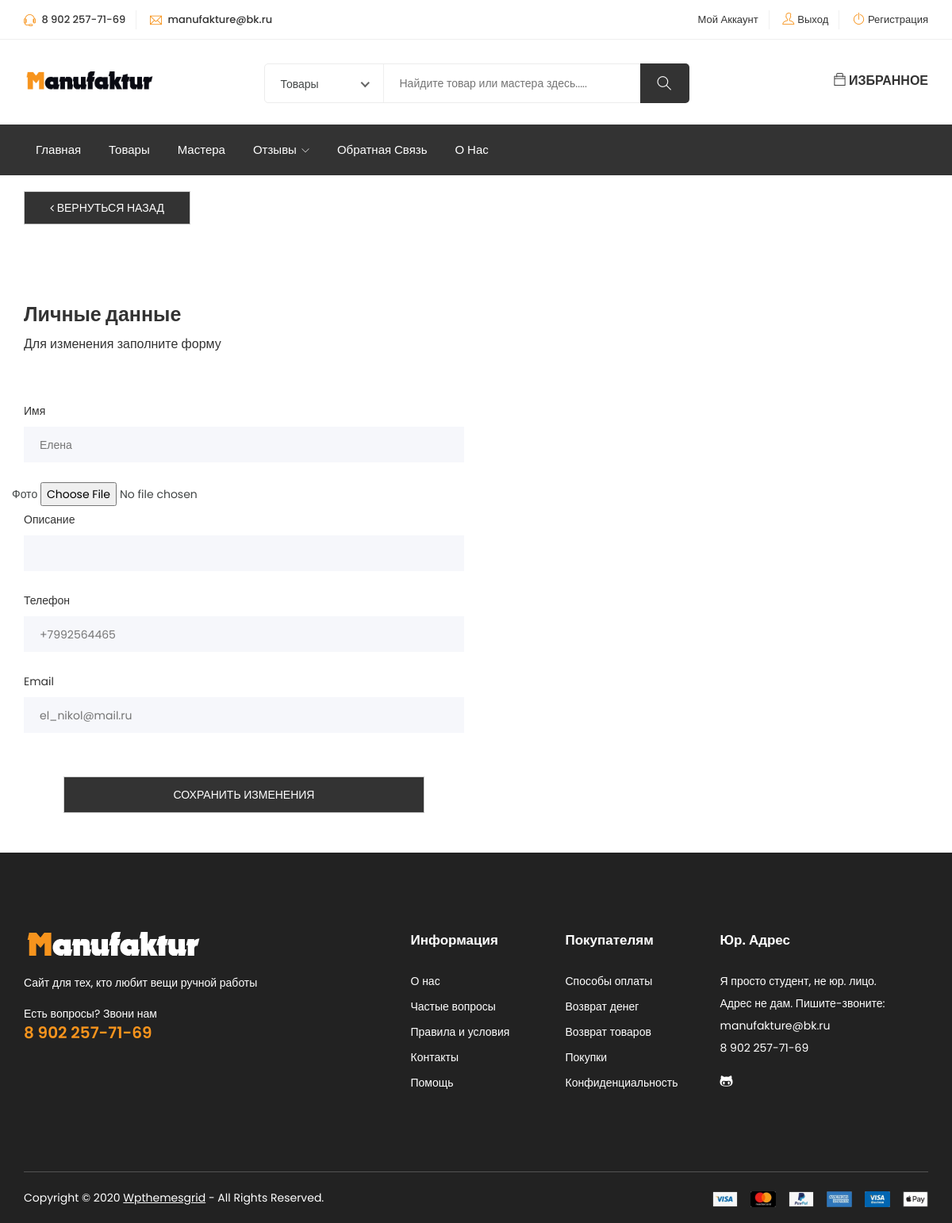
The app's page /change_personal_info/ (signed in), older data.
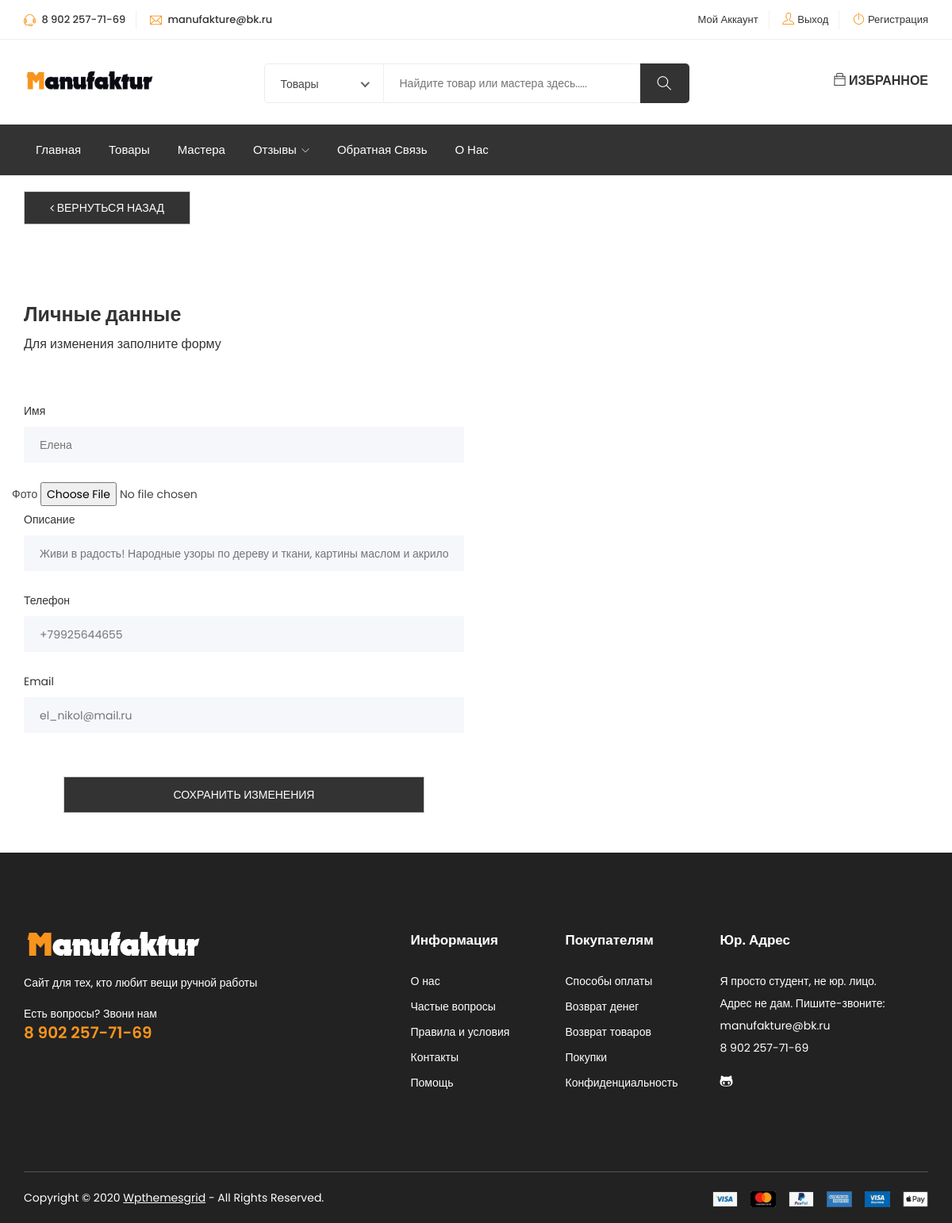
The same page, newer data.
### shop/models.py (models this page shows, shortened)
class Salesman(models.Model):
    user = models.OneToOneField(CustomUser, on_delete=models.CASCADE)
    phone = PhoneNumberField()
    photo = models.ImageField(upload_to="static/salesmans_photo")
    likes = models.ManyToManyField(CustomUser, related_name='likes', blank=True)
    description = models.TextField()
    categories = models.ManyToManyField(Category, related_name='categories', blank=True)
    signup_date = models.DateTimeField(auto_now_add=True)
    moderate = models.BooleanField(default=False)

class CustomUser(AbstractUser):
    def __str__(self):
        return self.username

### registration/views.py (the view, shortened to what this page needs)
# urls.py: path('change_personal_info/', Change().change_salesman_info, name='change_personal_info'),
    def change_salesman_info(self, request):
        self.request = request
        self.salesman = Salesman.objects.get(user=self.request.user)
        self.context['salesman'] = self.salesman
        return render(self.request, 'change_personal_info.html', self.context)

### templates/registration/change_personal_info.html (shortened to what this page needs)
{% extends "index.html" %}
{% load static %}
{% block menu_home_button %}
<li><a href={% url 'home' %}>Главная</a></li>
{% endblock %}
{% block content %}
<section class="shop checkout section">
	<div class="container">
		<div class="row">
			<div class="col-lg-12 col-12">
				<div class="content">
					<div class="button">
						<a href="{% url 'account' %}">
							<button class="btn" type="button">
								<i class="fa fa-angle-left" aria-hidden="true"></i> ВЕРНУТЬСЯ НАЗАД
							</button>
						</a>
					</div>
				</div>
			</div>
		</div>
	</div>
</section>
<section class="shop checkout section">
	<div class="container">
		<div class="row">
			<div class="col-lg-8 col-12">
				<div class="checkout-form">
					<h2>Личные данные</h2>
					<p>Для изменения заполните форму</p>
				</div>
			</div>
			<div class="col-lg-6 col-12">
				<div class="checkout-form">
					<form class="form" enctype="multipart/form-data" method="post" action="#">
						<div class="row">
							<div class="col-lg-12 col-md-12 col-12">
								<div class="form-group">
									<label>Имя</label>
									<input type="text" name="first_name" placeholder="{{ salesman.user.first_name }}">
								</div>
							</div>
                            <div class="content">
								<div class="button">
									<label>Фото</label>
									<input type="file" accept="image/jpeg,image/png" name="photo" placeholder="Выберите фото">
								</div>
							</div>
							<div class="col-lg-12 col-md-12 col-12">
								<div class="form-group">
									<label>Описание</label>
									<input type="text" name="description" placeholder="{{ salesman.description }}">
								</div>
							</div>
                            <div class="col-lg-12 col-md-12 col-12">
                                <div class="form-group">
                                    <label>Телефон</label>
                                    <input type="tel" name="phone" placeholder="{{ salesman.phone }}">
                                </div>
                            </div>
                            <div class="col-lg-12 col-md-12 col-12">
                                <div class="form-group">
                                    <label>Email</label>
                                    <input type="email" name="email" placeholder="{{ salesman.user.email }}">
                                </div>
                            </div>
						</div>
						<div class="col-lg-12 col-md-12 col-12">
							<div class="single-widget get-button">
								<div class="content">
									<div class="button">
										<button class="btn" type="submit">сохранить изменения</button>
									</div>
								</div>
							</div>
						</div>
					</form>
				</div>
			</div>
		</div>
	</div>
</section>
{% endblock %}

### templates/index.html (shortened to what this page needs)
<!DOCTYPE html>
{% load static %}
<html lang="ru">
<head>
	<link rel="stylesheet" href="{% static "css/bootstrap.css" %}">
    <link rel="stylesheet" href="{% static "css/magnific-popup.min.css" %}">
    <link rel="stylesheet" href="{% static "css/font-awesome.css" %}">
	<link rel="stylesheet" href="{% static "css/jquery.fancybox.min.css" %}">
    <link rel="stylesheet" href="{% static "css/themify-icons.css" %}">
    <link rel="stylesheet" href="{% static "css/niceselect.css" %}">
    <link rel="stylesheet" href="{% static "css/animate.css" %}">
    <link rel="stylesheet" href="{% static "css/flex-slider.min.css" %}">
    <link rel="stylesheet" href="{% static "css/owl-carousel.css" %}">
    <link rel="stylesheet" href="{% static "css/slicknav.min.css" %}">
	<link rel="stylesheet" href="{% static "css/reset.css" %}">
	<link rel="stylesheet" href="{% static "style.css" %}">
    <link rel="stylesheet" href="{% static "css/responsive.css" %}">
</head>
<body class="js">
	{% block head %}
	<header class="header shop">
		<div class="topbar">
			<div class="container">
				<div class="row">
					<div class="col-lg-5 col-md-12 col-12">
						<div class="top-left">
							<ul class="list-main">
								<li><i class="ti-headphone-alt"></i> 8 902 257-71-69</li>
								<li><i class="ti-email"></i> manufakture@bk.ru</li>
							</ul>
						</div>
					</div>
					<div class="col-lg-7 col-md-12 col-12">
						<div class="right-content">
							<ul class="list-main">
								{% if user.is_active %}
									{% if user.first_name %}
										<li><a href={% url 'account' %}>Мой Аккаунт</a></li>
									{% endif %}
								<li><i class="ti-user"></i><a href={% url 'logout' %}>Выход</a></li>
								{% else %}
								<li><i class="ti-user"></i><a href={% url 'login' %}>Вход</a></li>
								{% endif %}
								<li><i class="ti-power-off"></i><a href={% url 'signup' %}>Регистрация</a></li>
							</ul>
						</div>
					</div>
				</div>
			</div>
		</div>
		<div class="middle-inner">
			<div class="container">
				<div class="row">
					<div class="col-lg-2 col-md-2 col-12">
						<div class="logo">
							<a href={% url 'home' %}><img src="{% static "images/logo-1.png" %}" alt="logo"></a>
						</div>
					</div>
					<div class="col-lg-8 col-md-7 col-12">
						<div class="search-bar-top">
							<div class="search-bar">
								<form id="search" method="post" action="{% url 'search' %}{% if category %}?category_id={{ category.id }}{% endif %}">
									<input name="search" placeholder="Найдите товар или мастера здесь....." type="search">
									<button class="btnn" type="submit"><i class="ti-search"></i></button>
								</form>
							</div>
						</div>
					</div>
					<div class="col-lg-2 col-md-3 col-12">
						<div class="right-bar">
							<div class="sinlge-bar">
								{% if user.is_active %}
									<a href="{% url 'cart' %}" class="single-icon">
										<h6><i class="ti-bag"></i> ИЗБРАННОЕ</h6>
									</a>
								{% endif %}
							</div>
						</div>
					</div>
				</div>
			</div>
		</div>
		<div class="header-inner">
			<div class="container">
				<div class="cat-nav-head">
					<div class="row">
						<div class="col-lg-9 col-12">
							<div class="menu-area">
								<nav class="navbar navbar-expand-lg">
									<div class="navbar-collapse">
										<div class="nav-inner">
											<ul class="nav main-menu menu navbar-nav">
												{% block menu_home_button %}{% endblock %}
												{% block menu_product_button %}
												<li><a href={% url 'products' %}>Товары</a></li>
												{% endblock %}
												{% block menu_salesmans_button %}
												<li><a href="{% url 'salesmans' %}">Мастера</a></li>
												{% endblock %}
												{% block menu_reviews_button %}
												<li><a href={% url 'reviews' %}>Отзывы<i class="ti-angle-down"></i></a>
												</li>
												{% endblock %}
												{% block menu_contact_button %}
												<li><a href={% url 'contact' %}>Обратная связь</a></li>
												{% endblock %}
												{% block menu_about_button %}
												<li><a href={% url 'about' %}>О нас</a></li>
												{% endblock %}
											</ul>
										</div>
									</div>
								</nav>
							</div>
						</div>
					</div>
				</div>
			</div>
		</div>
	</header>
	{% endblock %}
	{% block content %}{% endblock %}
	{% block footer %}
	<footer class="footer">
		<div class="footer-top section">
			<div class="container">
				<div class="row">
					<div class="col-lg-5 col-md-6 col-12">
						<div class="single-footer about">
							<div class="logo">
								<a href={% url 'home' %}><img src="{% static "images/logo-2.png" %}" alt="#"></a>
							</div>
							<p class="text">Сайт для тех, кто любит вещи ручной работы</p>
							<p class="call">Есть вопросы? Звони нам<span><a href="tel:89022577169">8 902 257-71-69</a></span></p>
						</div>
					</div>
					<div class="col-lg-2 col-md-6 col-12">
						<div class="single-footer links">
							<h4>Информация</h4>
							<ul>
								<li><a href={% url 'about' %}>О нас</a></li>
								<li><a href={% url 'faq' %}>Частые вопросы</a></li>
								<li><a href={% url 'conditions' %}>Правила и условия</a></li>
								<li><a href={% url 'contact' %}>Контакты</a></li>
								<li><a href={% url 'contact' %}>Помощь</a></li>
							</ul>
						</div>
					</div>
					<div class="col-lg-2 col-md-6 col-12">
						<div class="single-footer links">
							<h4>Покупателям</h4>
							<ul>
								<li><a href={% url 'payment' %}>Способы оплаты</a></li>
								<li><a href={% url 'payment' %}>Возврат денег</a></li>
								<li><a href={% url 'payment' %}>Возврат товаров</a></li>
								<li><a href={% url 'cart' %}>Покупки</a></li>
								<li><a href={% url 'conditions' %}>Конфиденциальность</a></li>
							</ul>
						</div>
					</div>
					<div class="col-lg-3 col-md-6 col-12">
						<div class="single-footer social">
							<h4>Юр. Адрес</h4>
							<div class="contact">
								<ul>
									<li>Я просто студент, не юр. лицо.</li>
									<li>Адрес не дам. Пишите-звоните:</li>
									<li>manufakture@bk.ru</li>
									<li>8 902 257-71-69</li>
								</ul>
							</div>
							<ul>
								<li><a href="https://github.com/Tatianasvet"><i class="ti-github"></i></a></li>
							</ul>
						</div>
					</div>
				</div>
			</div>
		</div>
		<div class="copyright">
			<div class="container">
				<div class="inner">
					<div class="row">
						<div class="col-lg-6 col-12">
							<div class="left">
								<p>Copyright © 2020 <a href="http://www.wpthemesgrid.com" target="_blank">Wpthemesgrid</a>  -  All Rights Reserved.</p>
							</div>
						</div>
						<div class="col-lg-6 col-12">
							<div class="right">
								<img src="{% static "images/payments.png" %}" alt="#">
							</div>
						</div>
					</div>
				</div>
			</div>
		</div>
	</footer>
	{% endblock %}
</body>
</html>

Row changes from the older to the newer data that the page shows:
changed Salesman "Елена": description (not shown) → "Живи в радость! Народные узоры по дереву и ткани, картины маслом и акриловыми красками"; phone "+7992564465" → "+79925644655"
